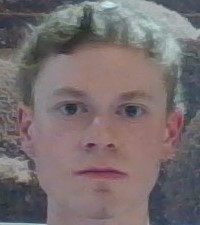
%> input picture trainingImages/Addison_front.jpg, 200 x 225 px; its folder holds only this picture in this run
$ octave --eval "showTrainingPipeline;"   (GNU Octave 9; MATLAB toolbox functions it lacks are replaced by stand-ins)
%> lines starting %> are read from the running program, lines starting %| are printed output that depends on the picture
%> in showTrainingPipeline, frame is the input picture: size 225x200x3 uint8; mean R, G, B 119.4, 109.3, 110.7
### prepareDetectionFrame.m
function [outFrame, debugSteps] = prepareDetectionFrame(inFrame)

% Input Arguments
if nargin < 1 || isempty(inFrame)
    error('prepareDetectionFrame requires one input frame.');
end

debugSteps = struct();

% Grayscale
if size(inFrame, 3) == 3
    grayFrame = rgb2gray(inFrame);
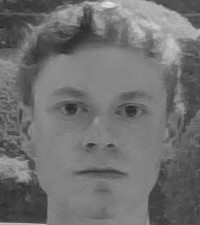
%> grayFrame: size 225x200 uint8; min 37, max 230, mean 112.5
else
    grayFrame = inFrame;
end
debugSteps.grayFrame = grayFrame;

% Gamma Normalization
gDouble = double(grayFrame) / 255;
gammaNormalized = uint8(gDouble .^ 0.8 * 255);
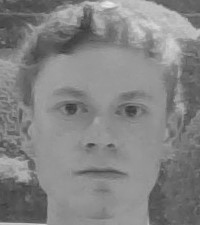
%> gammaNormalized: size 225x200 uint8; min 54, max 235, mean 131.8
debugSteps.gammaNormalized = gammaNormalized;

% Adaptive Histogram Equalization
equalizedFrame = adapthisteq(gammaNormalized, 'ClipLimit', 0.02, 'NumTiles', [8 8]);
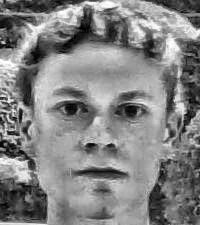
%> equalizedFrame: size 225x200 uint8; min 0, max 255, mean 131
debugSteps.equalizedFrame = equalizedFrame;

% Denoise
denoisedFrame = medfilt2(equalizedFrame, [3 3]);
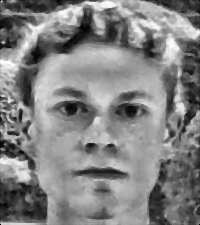
%> denoisedFrame: size 225x200 uint8; min 0, max 253, mean 130.7
debugSteps.denoisedFrame = denoisedFrame;

% output
outFrame = denoisedFrame;
end

### detectFace.m
function boundingBox = detectFace(frame)
% detectFace.m
% Detect frontal faces, side faces, and slightly tilted faces

frontalDetector = vision.CascadeObjectDetector('FrontalFaceCART');
profileDetector = vision.CascadeObjectDetector('ProfileFace');

frontalDetector.MinSize = [30 30];
frontalDetector.MergeThreshold = 4;

profileDetector.MinSize = [30 30];
profileDetector.MergeThreshold = 4;

boundingBox = [];

% Detect frontal faces
frontBoxes = frontalDetector(frame);
%> frontBoxes = [27 55 153 153]
boundingBox = [boundingBox; frontBoxes];
%> boundingBox = [27 55 153 153]

% Detect side/profile faces
sideBoxes = profileDetector(frame);
%> sideBoxes = []
boundingBox = [boundingBox; sideBoxes];

% Detect opposite side by flipping image
flipFrame = fliplr(frame);
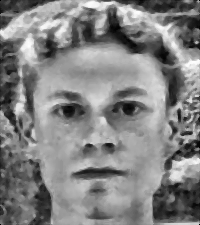
%> flipFrame: size 225x200 uint8; min 0, max 253, mean 130.7; mean of the top-left, top-right, bottom-left and bottom-right quarters 136, 128.9, 127.7, 130.2
flipBoxes = profileDetector(flipFrame);
%> flipBoxes = []

if ~isempty(flipBoxes)
    imgWidth = size(frame, 2);
    for i = 1:size(flipBoxes, 1)
        flipBoxes(i,1) = imgWidth - flipBoxes(i,1) - flipBoxes(i,3);
    end
    boundingBox = [boundingBox; flipBoxes];
end

% Detect slight head tilt
leftTilt = imrotate(frame, 15, 'crop');
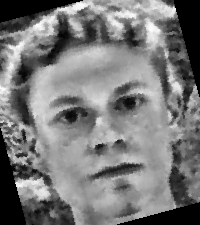
%> leftTilt: size 225x200 uint8; min 0, max 253, mean 120.9
rightTilt = imrotate(frame, -15, 'crop');
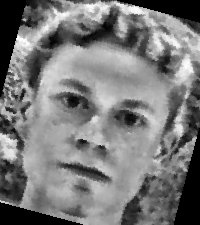
%> rightTilt: size 225x200 uint8; min 0, max 253, mean 121.4

leftBoxes = frontalDetector(leftTilt);
%> leftBoxes = [22 48 164 164]
rightBoxes = frontalDetector(rightTilt);
%> rightBoxes = [26 55 151 151]

boundingBox = [boundingBox; leftBoxes; rightBoxes];
%> boundingBox = [27 55 153 153; 22 48 164 164; 26 55 151 151]

% Remove overlapping boxes
if ~isempty(boundingBox)
    scores = ones(size(boundingBox,1),1);
%> the run ends on the next line
    boundingBox = selectStrongestBbox(boundingBox, scores, ...
        'OverlapThreshold', 0.3);
end

end

### showTrainingPipeline.m
function showTrainingPipeline(imagePath, targetSize)

% Input Arguments
if nargin < 1 || isempty(imagePath)
    trainingDir = fullfile(fileparts(mfilename('fullpath')), 'trainingImages');
    imageFiles = dir(fullfile(trainingDir, '**', '*.*'));
    imageFiles = imageFiles(~[imageFiles.isdir]);

    if isempty(imageFiles)
        error('No training images found in: %s', trainingDir);
    end

    imagePath = fullfile(imageFiles(1).folder, imageFiles(1).name);
end

if nargin < 2 || isempty(targetSize)
    targetSize = [200 200];
end

if ~isfile(imagePath)
    error('Image file not found: %s', imagePath);
end

% Get the frame/image to run through the pipeline
frame = imread(imagePath);
[detectionFrame, detectionSteps] = prepareDetectionFrame(frame);

boxes = detectFace(detectionFrame);

if isempty(boxes)
    error('No face detected in image: %s', imagePath);
end

% Grab Biggest face
areas = boxes(:, 3) .* boxes(:, 4);
[~, idx] = max(areas);
faceBox = boxes(idx, :);
faceCrop = imcrop(detectionFrame, faceBox);

if isempty(faceCrop)
    error('Detected face crop is empty for image: %s', imagePath);
end

% Process before feature extraction
[processedFace, debugSteps] = preProcess(faceCrop, targetSize);
previewPadding = 12;
paddedDetectionFrame = padarray(detectionFrame, [previewPadding previewPadding], 'replicate', 'both');
paddedFaceBox = faceBox + [previewPadding previewPadding 0 0];
labelPosition = [paddedFaceBox(1), max(1, paddedFaceBox(2) - 25)];

% UI to show steps
fig = figure('Name', 'Algo Training Pipeline', 'NumberTitle', 'off');
tiledlayout(fig, 3, 3, 'TileSpacing', 'compact', 'Padding', 'compact');

nexttile;
% Original Image
imshow(frame);
title('Original Image', 'Interpreter', 'none');

nexttile;
% Greyscale
imshow(detectionSteps.grayFrame);
title('1. Full-Frame Grayscale', 'Interpreter', 'none');

nexttile;
% Adaptive Histogram Equalization
imshow(detectionSteps.equalizedFrame);
title('2. Adaptive Equalized Frame', 'Interpreter', 'none');

nexttile;
% Denoise
imshow(detectionSteps.denoisedFrame);
title('3. Denoised Frame (used by detectFace)', 'Interpreter', 'none');

nexttile;
% Detected Face with Bounding Box
imshow(paddedDetectionFrame);
hold on;
rectangle('Position', paddedFaceBox, 'EdgeColor', 'g', 'LineWidth', 3);
text(labelPosition(1), labelPosition(2), 'Largest Face', ...
    'Color', 'black', 'BackgroundColor', 'green', 'FontSize', 12, ...
    'Margin', 2, 'Interpreter', 'none');
hold off;
title('4. Largest Returned Face Selected', 'Interpreter', 'none');

% Cropped Face
nexttile;
imshow(faceCrop);
title('5. Cropped Equalized Face', 'Interpreter', 'none');

nexttile;
% Resized 200x200
imshow(debugSteps.resizedFrame);
title(sprintf('6. Resized %dx%d', targetSize(1), targetSize(2)), 'Interpreter', 'none');

nexttile;
% Gamma Correction
imshow(debugSteps.gammaNormalized);
title('7. Gamma Corrected', 'Interpreter', 'none');

nexttile;
% Processed face before LBP extraction
imshow(processedFace);
title('8. Input to extractLBPFeatures', 'Interpreter', 'none');

sgtitle(sprintf('Algo Training Pipeline: %s', imagePath), 'Interpreter', 'none');
end
